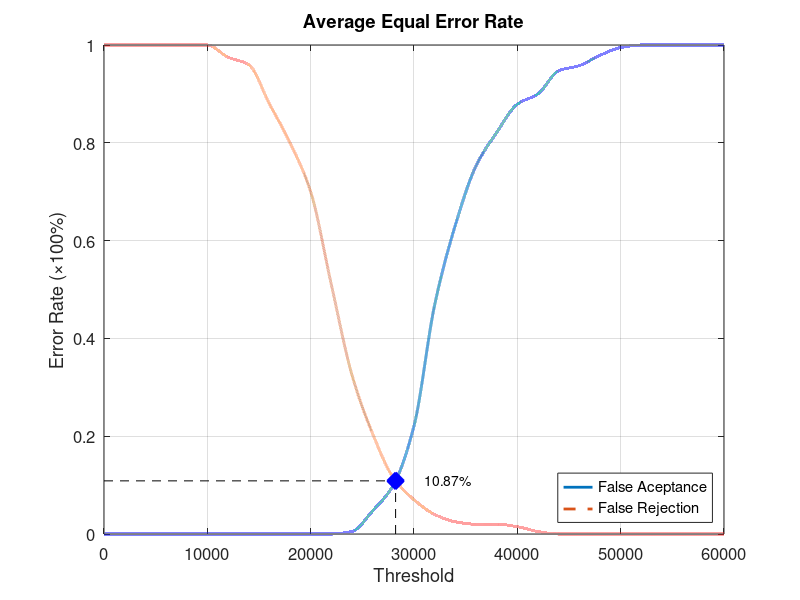
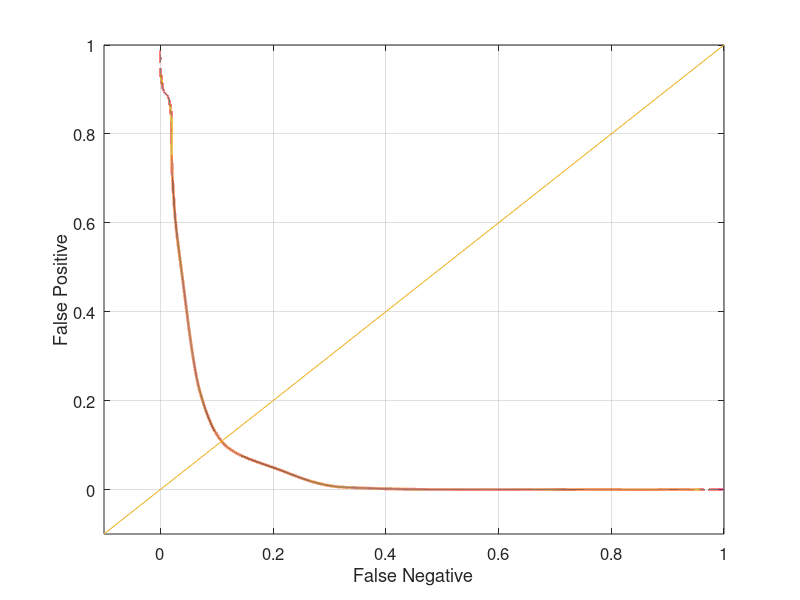

These figures' MATLAB source, in order:
function yEER = Database5_1
close all;
clear;
clc;
x = 0:2000:60000;
xq = 0:0.5:60000;

y0 = [0 0 0 0 0 0 0 0 0 0 0 0 0.00526316 0.0473684 0.1 0.221053 0.468421 0.631579 0.752632 0.821053 0.878947 0.9 0.947368 0.957895 0.978947 0.994737 1 1 1 1 1];
yy0 = interp1(x, y0, xq, 'pchip');
y1 = [1 1 1 1 1 1 0.975 0.96 0.88 0.8 0.7 0.51 0.325 0.205 0.115 0.07 0.04 0.025 0.02 0.02 0.015 0.005 0 0 0 0 0 0 0 0 0];
yy1 = interp1(x, y1, xq, 'pchip');

% Calculating EER: 
y2 = abs(y0 - y1);
find(y2 == min(y2))
yy2 = abs(yy0 - yy1);
xEER = find(yy2 == min(yy2));
xEERIndex = xq(xEER) % X-axis EER
yEER = yy0(xEER) % Y-axis EER

main = figure
plot(xq, yy0,'-','LineWidth', 2);	hold on
plot(xq, yy1,'--','LineWidth', 2);	hold on
plot([xEERIndex xEERIndex], [0 yEER], 'k--');	hold on
plot([0 xEERIndex], [yEER yEER], 'k--');	hold on
plot(xEERIndex, yEER, 'bx', 'LineWidth', 10);	hold on
text(xEERIndex + 10 * xEERIndex / 100, yEER, [num2str(round((10000 * yEER)) / 100) '%'])
legend('False Aceptance', 'False Rejection', 'Location', 'SouthEast')
xlabel('Threshold')
ylabel('Error Rate (\times100%)')
title('Average Equal Error Rate')
set(gca, 'FontSize', 12)
axis([0 60000 0 1])
grid on

print(main, 'Database5_1Main', '-dpng');
FNRxFPR = figure('Color', [1 1 1]);
plot(yy1, yy0, '-', yy1, yy0, 'LineWidth', 2);
hold on
y = -0.1:0.1:1
plot(y, y); 
set(gca, 'FontSize', 12)
xlabel('False Negative')
ylabel('False Positive')
axis([-0.1 1 -0.1 1])
set(gca, 'FontSize', 12)
grid on

print(FNRxFPR, 'Database5_1FNRxFPR','-dpng');
end
